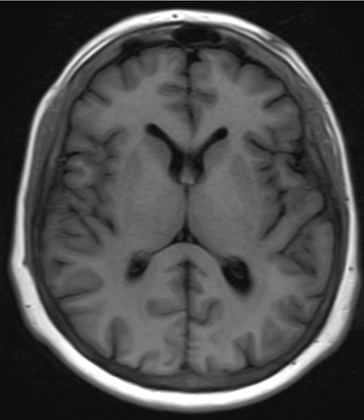
%> input picture FINAL TAKE HOME/Head-CT.png, 364 x 420 px, shrunk from 827 x 953 before the run
$ octave F1.m   (GNU Octave 9; MATLAB toolbox functions it lacks are replaced by stand-ins)
%> lines starting %> are read from the running program, lines starting %| are printed output that depends on the picture
clc;
clear all;
close all;
%% QUESTION 1
%%
I = imread("Head-CT.png"); % reading image file
%> I is the input picture: size 420x364 uint8; min 0, max 255, mean 75.1
if size(I,3) == 3
    graycoded_I = rgb2gray(I); % converting rgb to gray code
else
    graycoded_I = I;
end
%% step a
%% substep i, ii, iii
[G_x, G_y] = gradient(double(graycoded_I)); % obtaining gradient_x and gradient_y
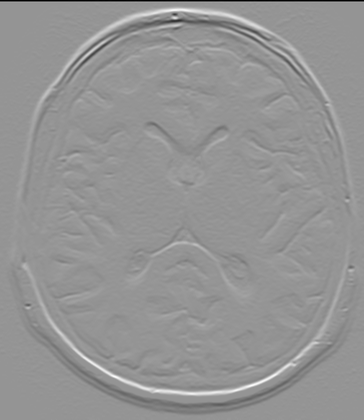
%> G_y: size 420x364 double; min -112, max 80, mean -0.4; drawn with min black and max white
abs_Gx = abs(G_x);
abs_Gy = abs(G_y);
gradient_I = abs_Gx + abs_Gy;
%% substep iv
filter_smooth = fspecial("average", [5 5]); % smooth filter
I_smooth = imfilter(graycoded_I, filter_smooth, "replicate");
[Gx_smooth, Gy_smooth] = gradient(double(I_smooth));
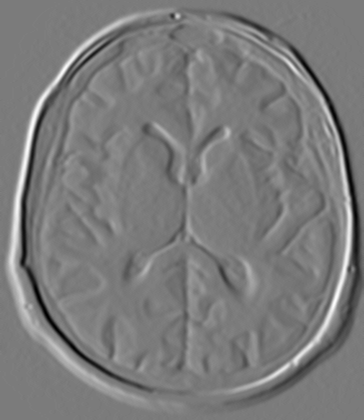
%> Gx_smooth: size 420x364 double; min -32, max 34, mean 0; drawn with min black and max white
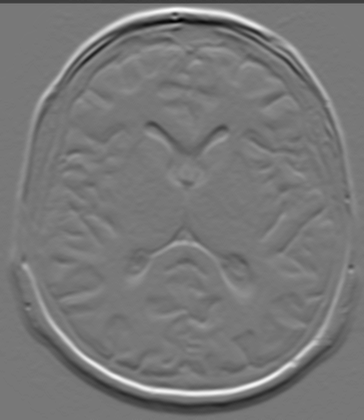
%> Gy_smooth: size 420x364 double; min -41.5, max 46.5, mean -0.2; drawn with min black and max white
abs_Gx_smooth = abs(Gx_smooth);
abs_Gy_smooth = abs(Gy_smooth);
gradient_I_smooth = abs_Gx_smooth + abs_Gy_smooth;
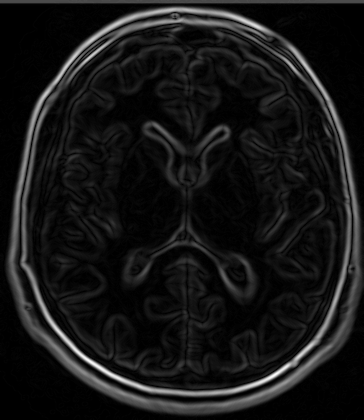
%> gradient_I_smooth: size 420x364 double; min 0, max 67.5, mean 6; drawn with min black and max white
%% step b
%%
I_marr = im2double(I);
% smoothening the image with a filter
filter_marr = [0 0 1 0 0; 0 1 2 1 0; 1 2 -16 2 1; 0 1 2 1 0; 0 0 1 0 0];
filtered_I = conv2(I_marr,filter_marr);
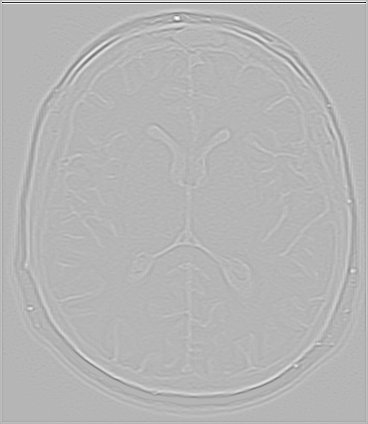
%> filtered_I: size 424x368 double; min -5.64, max 2.27, mean 1.33e-17; drawn with min black and max white
% finding the zero crossings
[row,column] = size(filtered_I);
%> row = 424; column = 368
zerocross = zeros([row,column]);
for i=2:row-1
    for j=2:column-1
        if (filtered_I(i,j)>0)
             if (filtered_I(i,j+1)>=0 && filtered_I(i,j-1)<0) || (filtered_I(i,j+1)<0 && filtered_I(i,j-1)>=0)

                zerocross(i,j)= filtered_I(i,j+1);

            elseif (filtered_I(i+1,j)>=0 && filtered_I(i-1,j)<0) || (filtered_I(i+1,j)<0 && filtered_I(i-1,j)>=0)
                    zerocross(i,j)= filtered_I(i,j+1);
            elseif (filtered_I(i+1,j+1)>=0 && filtered_I(i-1,j-1)<0) || (filtered_I(i+1,j+1)<0 && filtered_I(i-1,j-1)>=0)
                  zerocross(i,j)= filtered_I(i,j+1);
            elseif (filtered_I(i-1,j+1)>=0 && filtered_I(i+1,j-1)<0) || (filtered_I(i-1,j+1)<0 && filtered_I(i+1,j-1)>=0)
                  zerocross(i,j)=filtered_I(i,j+1);
            end

        end

    end
end
output = im2uint8(zerocross);
% thresholding
output_thresholded = output > 10;
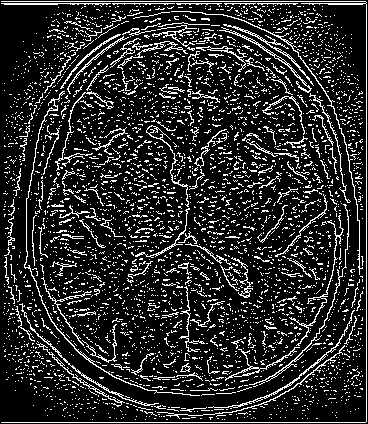
%> output_thresholded: size 424x368 logical; 16.4% white in thin lines or dots
%% step c
%%
canny_edge = edge(graycoded_I, "canny");
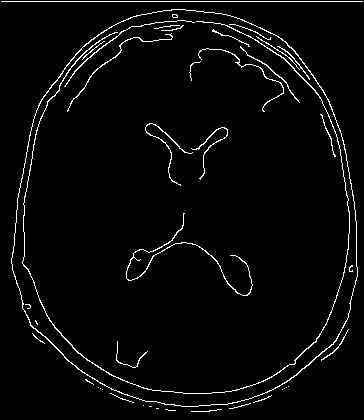
%> canny_edge: size 420x364 logical; 3.2% white in thin lines or dots
%% figuring the results
%%
figure (1)

subplot(141)
imshow(graycoded_I, []);
title("ORIGINAL IMAGE");

subplot(142)
imshow(abs_Gx, []);
title("|G_X|");

subplot(143)
imshow(abs_Gy, []);
title("|G_Y|");

subplot(144)
imshow(gradient_I, []);
title("|G_X| + |G_Y|");

figure(2)

subplot(141)
imshow(graycoded_I, []);
title("ORIGINAL IMAGE");

subplot(142)
imshow(abs_Gx_smooth, []);
title("|G_X| AFTER SMOOTHING");

subplot(143)
imshow(abs_Gy_smooth, []);
title("|G_Y| AFTER SMOOTHING");

subplot(144)
imshow(gradient_I_smooth, []);
title("|G_X| + |G_Y| AFTER SMOOTHING");

figure(3)

subplot(131)
imshow(graycoded_I, []);
title("ORIGINAL IMAGE");

subplot(132)
imshow(output_thresholded, []);
title("MARR-HILDRETH");

subplot(133)
imshow(canny_edge, []);
title("CANNY");
